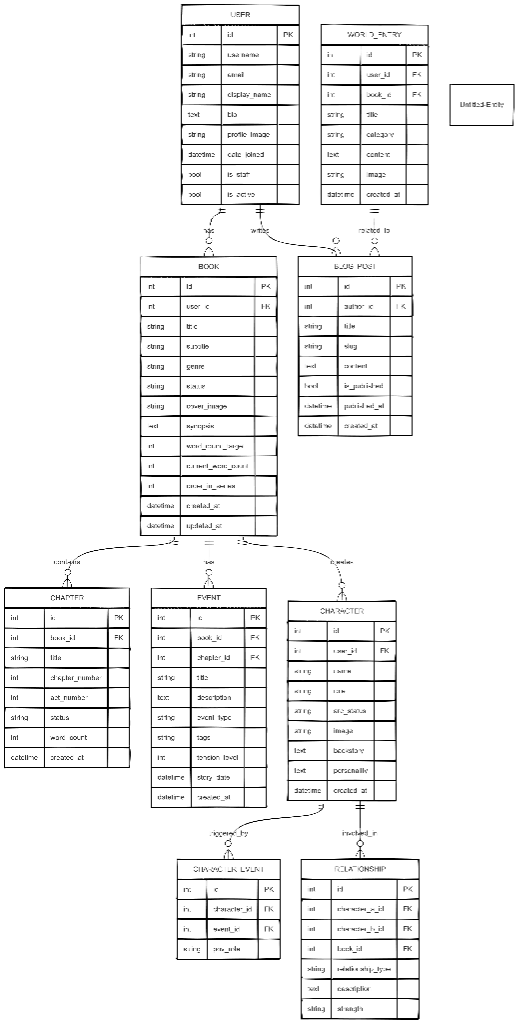
#> input picture @github_images/database_schema.png, 518 x 1024 px
$ python -i image_processing.py   (imports and definitions only)
#> lines starting #> are read from the running program, lines starting #| are printed output that depends on the picture
import os
import io
from PIL import Image
from django.core.files.base import ContentFile

def compress_image(image_field, target_type='general', quality=85, format='WEBP'):
    """
    Compresses and resizes an image from a Django ImageField based on target_type.
    Returns a ContentFile ready to be saved back to the field.
    """
#> called with image_field = '../../@github_images/database_schema.png', target_type = 'general', quality = 85, format = 'WEBP'
    if not image_field:
        return None

    # Configuration for different targets
    CONFIG = {
        'book_cover': (600, 900),
        'character_profile': (400, 400),
        'world_image': (1200, 800),
        'general': (800, 800)
    }

    size = CONFIG.get(target_type, CONFIG['general'])

    # Open the image using Pillow
    img = Image.open(image_field)
#> img is the input picture: PIL image 518x1024 RGBA; mean R, G, B, A 242.2, 242.2, 242.2, 255

    # Handle transparency and formats
    if img.mode in ('RGBA', 'P') and format.upper() == 'JPEG':
        img = img.convert('RGB')
    elif img.mode != 'RGB' and format.upper() == 'WEBP':
        img = img.convert('RGBA')
    elif img.mode != 'RGB':
        img = img.convert('RGB')

    # Resize while maintaining aspect ratio (Thumbnail)
    # However, for profile pics, we might want to crop to square?
    # User said "resize", let's stick to thumbnail for safety, or optional cropping.
    img.thumbnail(size, Image.Resampling.LANCZOS)
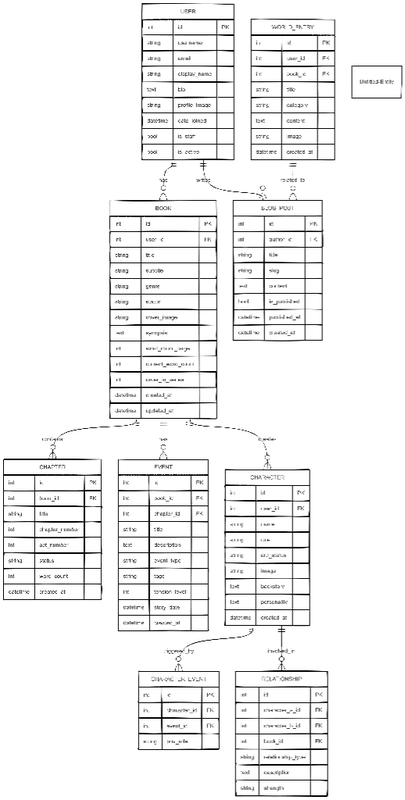
#> img: PIL image 405x800 RGBA; mean R, G, B, A 241.1, 241.1, 241.1, 255

    # Save to a BytesIO object
    output = io.BytesIO()

    # Generate new filename
#> (the run stopped early here; a loop or call above may not have finished)
